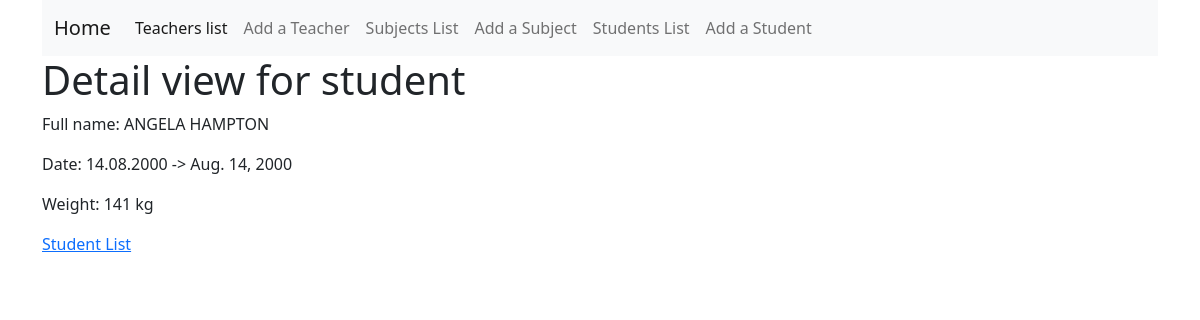
Page /first_app/student_detail/85 on the committed database.
### first_app/models.py (models this page shows)
class Student(models.Model):
    name = models.CharField(max_length=100)
    birth_date = models.DateField(null=True, blank=True)  # null: missing; blank: empty
    weight = models.IntegerField()

### first_app/views.py (the view)
# urls.py: path('student_detail/<int:pk>', views.StudentDetailView.as_view(), name='student_detail'),
class StudentDetailView(DetailView):
    model = Student

### first_app/templates/first_app/student_detail.html
{% extends 'base.html' %}
{% block content %}
	<h1>Detail view for student</h1>
    <div>
        <p>Full name: {{ student.name|upper }}</p>
        <p>Date: {{ student.birth_date|date:'d.m.Y' }} -> {{ student.birth_date }}</p>
        <p>Weight: {{ student.weight }} kg</p>
    </div>
    <p><a href="/first_app/student_list">Student List</a></p>
{% endblock %}

### rows in the picture
Student: name "ANGELA HAMPTON", birth_date "14.08.2000", birth_date "Aug. 14, 2000", weight "141"
